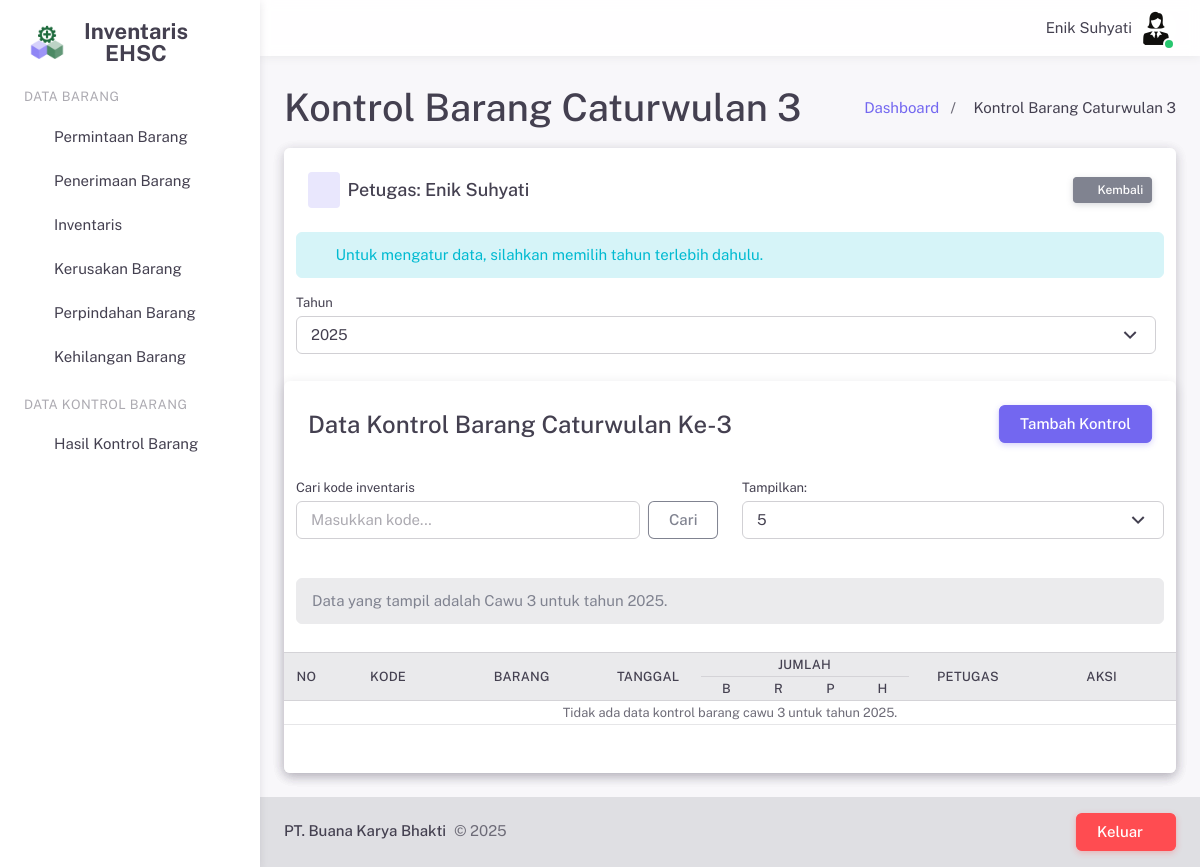
Page /pages/kontrolBarangCawuTiga.php (signed in) on the committed database.
### tables this page shows
CREATE TABLE `user` (
  `id_user` int(11) NOT NULL,
  `nama` varchar(255) NOT NULL,
  `username` varchar(255) NOT NULL,
  `password` varchar(255) NOT NULL,
  `email` varchar(255) NOT NULL,
  `jabatan` varchar(255) NOT NULL,
  `foto` varchar(255) NOT NULL,
  `hak_akses` int(11) NOT NULL
);

### pages/kontrolBarangCawuTiga.php (the view, shortened to what the rows shown need)
<?php
require('../server/sessionHandler.php');
require_once('../server/configDB.php');
require('../layouts/header.php');
?>
<div class="layout-wrapper layout-content-navbar">
    <div class="layout-container">
        <div class="layout-page">
            <?php require('../layouts/navbar.php'); ?>
            <div class="content-wrapper">
                <div class="container-xxl flex-grow-1 container-p-y">
                    <div class="d-flex justify-content-between align-items-center mb-2">
                        <div>
                            <h2 class="mb-1">Kontrol Barang Caturwulan 3</h2>
                        </div>
                    </div>
                    <div class="card">
                        <div class="card">
                            <div class="card">
                                <div class="table-responsive text-nowrap">
                                    <table class="table table-hover table-sm">
                                        <thead class="table-light">
                                            <tr>
                                                <th rowspan="2" class="text-center align-middle w-30px">No</th>
                                                <th rowspan="2" class="text-center align-middle w-80px">Kode</th>
                                                <th rowspan="2" class="text-center align-middle w-100px">Barang</th>
                                                <th rowspan="2" class="text-center align-middle w-70px">Tanggal</th>
                                                <th colspan="4" class="text-center align-middle w-140px">Jumlah</th>
                                                <th rowspan="2" class="text-center align-middle w-80px">Petugas</th>
                                                <th rowspan="2" class="text-center align-middle w-100px">Aksi</th>
                                            </tr>
                                            <tr>
                                                <th class="text-center align-middle status-cell">B</th>
                                                <th class="text-center align-middle status-cell">R</th>
                                                <th class="text-center align-middle status-cell">P</th>
                                                <th class="text-center align-middle status-cell">H</th>
                                            </tr>
                                        </thead>
                                    </table>
                                </div>
                            </div>
                        </div>
                    </div>
                </div>
            </div>
        </div>
    </div>
</div>

### layouts/navbar.php (shortened to what the rows shown need)
<?php
require_once('../server/configDB.php');
$query = mysqli_query($conn, "SELECT nama, jabatan, foto FROM user WHERE id_user='$id_user'");
$user = mysqli_fetch_array($query);
$photo_path = "../upload/user/" . $user['foto'];
?>
<nav class="layout-navbar navbar navbar-expand-xl align-items-center bg-navbar-theme" id="layout-navbar">
    <div class="container-xxl">
        <div class="navbar-nav-right d-flex align-items-center" id="navbar-collapse">
            <ul class="navbar-nav flex-row align-items-center ms-auto">
                <span class="ms-2 m-1"><?php echo $user['nama']; ?></span>
                <li class="nav-item navbar-dropdown dropdown-user dropdown">
                    <a class="nav-link dropdown-toggle hide-arrow p-0" data-bs-toggle="dropdown">
                        <div class="avatar avatar-online">
                            <img src="<?php echo $photo_path; ?>" alt class="rounded-circle" />
                        </div>
                    </a>
                </li>
            </ul>
        </div>
</nav>

### rows in the picture
user: nama "Enik Suhyati", foto (picture)

### other values in the picture
$_SESSION['nama'] "Enik Suhyati"
$tahun "2025"
form field year "2025"
form field limit "5"
